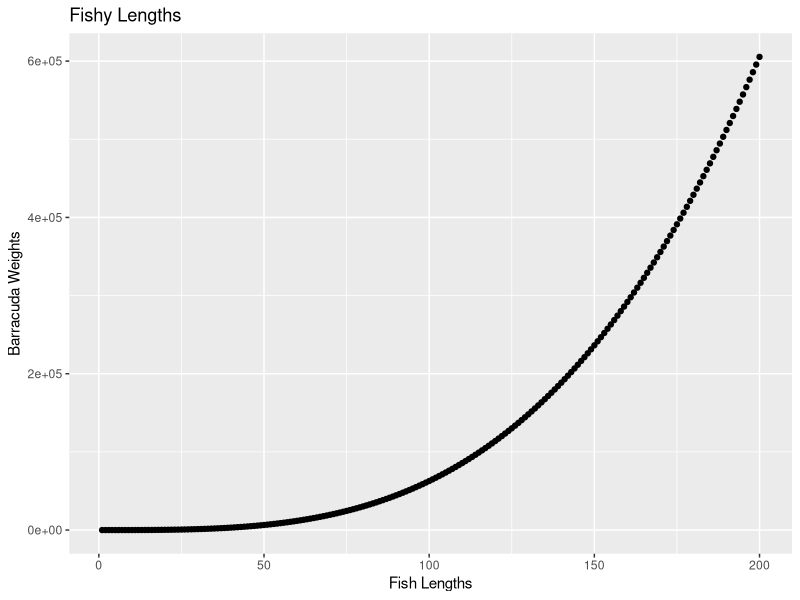

Source code (R):
## ---- chunk 1
knitr::opts_chunk$set(echo = TRUE)
## ---- chunk 2
library(tidyverse)
## ---- chunk 3
#Heading Formats for Fish Length Weight

##subheader size

###try again

####big fish smaller font

#####normal


## ---- chunk 4

fish_weight <- function(a, length, b) {
  a*length^b
  
}


## ---- chunk 5
fish_weight(a = 0.0905, length = 60, b = 2.52)


## ---- chunk 6

gt <- fish_weight(a = 0.0353, length =  60, b = 3.05)

## ---- chunk 7

gb <- fish_weight(a = 0.0181, length = 60, b = 3.27)

## ---- chunk 8

####Fish Size Ranges

fish_lengths <- 1:200

## ---- chunk 9

barracuda_weight <- fish_weight(a = 0.0181, length = fish_lengths, b = 3.27)

## ---- chunk 10

barracuda_df <- data.frame(fish_lengths, barracuda_weight)

## ---- chunk 11

ggplot(data = barracuda_df, aes(x = fish_lengths, y = barracuda_weight)) + 
  geom_point() +
  labs(x = "Fish Lengths", 
       y = "Barracuda Weights",
       title = "Fishy Lengths")

